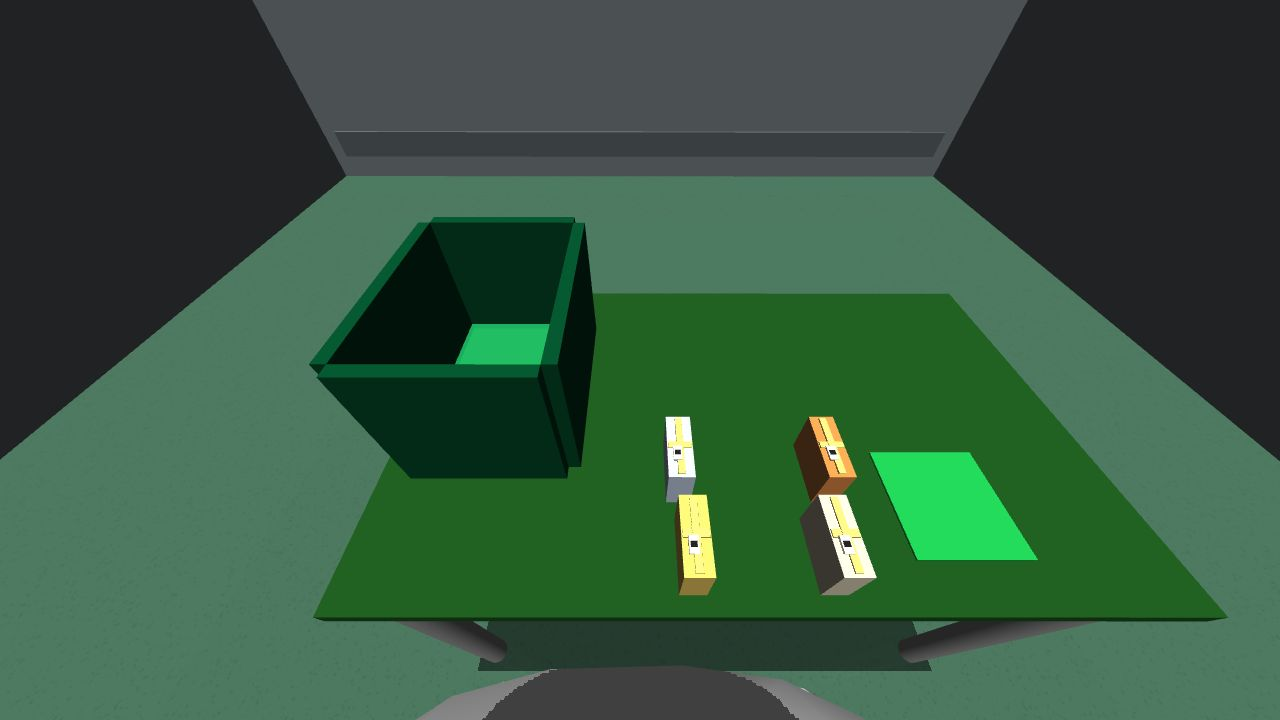
#> input picture data/scene1_parcel_yolo/images/train/seed_00003_view_1.jpg, 1280 x 720 px
$ python manual_labeler.py ../data/scene1_parcel_yolo/images/train
#> lines starting #> are read from the running program, lines starting #| are printed output that depends on the picture
#!/usr/bin/env python3
"""
manual_labeler.py — OpenCV 交互式标注工具 → YOLO 格式

操作:
  鼠标拖拽  — 画框
  0/1/2     — 切换类别 (part_a / part_b / part_c)
  D         — 删除上一个框
  C         — 清除所有框
  S         — 保存标注 (自动保存到 labels/ 目录)
  N / →     — 下一张
  P / ←     — 上一张
  Q / Esc   — 退出
  R         — 重置当前图片标注 (重新加载)

用法:
  python3 tools/manual_labeler.py my_images/                    # 图片目录
  python3 tools/manual_labeler.py my_images/ --classes part_a,part_b,part_c
"""

import argparse, json, os, sys
import cv2, numpy as np

CLASS_NAMES = ["part_a", "part_b", "part_c"]
CLASS_COLORS = [(255, 140, 50), (50, 140, 255), (200, 100, 255)]  # BGR

class Labeler:
    def __init__(self, img_dir, lbl_dir, class_names):
        self.img_dir = img_dir
        self.lbl_dir = lbl_dir
        self.class_names = class_names
        os.makedirs(lbl_dir, exist_ok=True)

        exts = {".jpg", ".jpeg", ".png", ".bmp"}
        self.files = sorted(
            f for f in os.listdir(img_dir)
            if os.path.splitext(f)[1].lower() in exts
        )
        if not self.files:
            print(f"No images found in {img_dir}")
            sys.exit(1)
        print(f"Found {len(self.files)} images")

        self.idx = 0
        self.img = None
        self.annotated = None
        self.boxes = []       # [(cls, x1, y1, x2, y2), ...]
        self.drawing = False
        self.pt1 = (0, 0)
        self.pt2 = (0, 0)
        self.cur_class = 0
        self.modified = False
        self.win = "manual_labeler"

        cv2.namedWindow(self.win, cv2.WINDOW_NORMAL)
        cv2.resizeWindow(self.win, 1280, 720)
        cv2.setMouseCallback(self.win, self._mouse)
        self._load()

    def _label_path(self, fname):
        stem = os.path.splitext(fname)[0]
        return os.path.join(self.lbl_dir, stem + ".txt")

    def _load(self):
        fname = self.files[self.idx]
        path = os.path.join(self.img_dir, fname)
        self.img = cv2.imread(path)
#> self.img is the input picture: shape (720, 1280, 3); mean B, G, R 63.4, 86.6, 53.9
        if self.img is None:
            print(f"WARN: cannot read {path}")
            return
        self.h, self.w = self.img.shape[:2]
#> self.h = 720; self.w = 1280

        # Load existing labels if present
        lp = self._label_path(fname)
        self.boxes = []
        if os.path.exists(lp):
            with open(lp) as f:
                for line in f:
                    parts = line.strip().split()
                    if len(parts) >= 5:
                        cls = int(parts[0])
                        cx, cy, bw, bh = float(parts[1]), float(parts[2]), float(parts[3]), float(parts[4])
                        x1 = int((cx - bw/2) * self.w)
                        y1 = int((cy - bh/2) * self.h)
                        x2 = int((cx + bw/2) * self.w)
                        y2 = int((cy + bh/2) * self.h)
                        self.boxes.append((cls, x1, y1, x2, y2))
        self.modified = False
        self._redraw()

    def _save(self):
        fname = self.files[self.idx]
        lp = self._label_path(fname)
        with open(lp, "w") as f:
            for cls, x1, y1, x2, y2 in self.boxes:
                cx = ((x1 + x2) / 2) / self.w
                cy = ((y1 + y2) / 2) / self.h
                bw = (x2 - x1) / self.w
                bh = (y2 - y1) / self.h
                f.write(f"{cls} {cx:.6f} {cy:.6f} {bw:.6f} {bh:.6f}\n")
        self.modified = False
        print(f"Saved: {lp} ({len(self.boxes)} boxes)")

    def _redraw(self):
        self.annotated = self.img.copy()
        for cls, x1, y1, x2, y2 in self.boxes:
            color = CLASS_COLORS[cls % len(CLASS_COLORS)]
            cv2.rectangle(self.annotated, (x1, y1), (x2, y2), color, 2)
            name = self.class_names[cls]
            cv2.putText(self.annotated, name, (x1, y1 - 4),
                        cv2.FONT_HERSHEY_SIMPLEX, 0.5, color, 1)
        # Status bar
        fname = self.files[self.idx]
        cls_name = self.class_names[self.cur_class]
        mod = " [MOD]" if self.modified else ""
        status = f"[{self.idx+1}/{len(self.files)}] {fname} | class={cls_name}({self.cur_class}) | boxes={len(self.boxes)}{mod}"
        self.annotated = cv2.copyMakeBorder(self.annotated, 0, 30, 0, 0,
                                            cv2.BORDER_CONSTANT, value=(40, 40, 40))
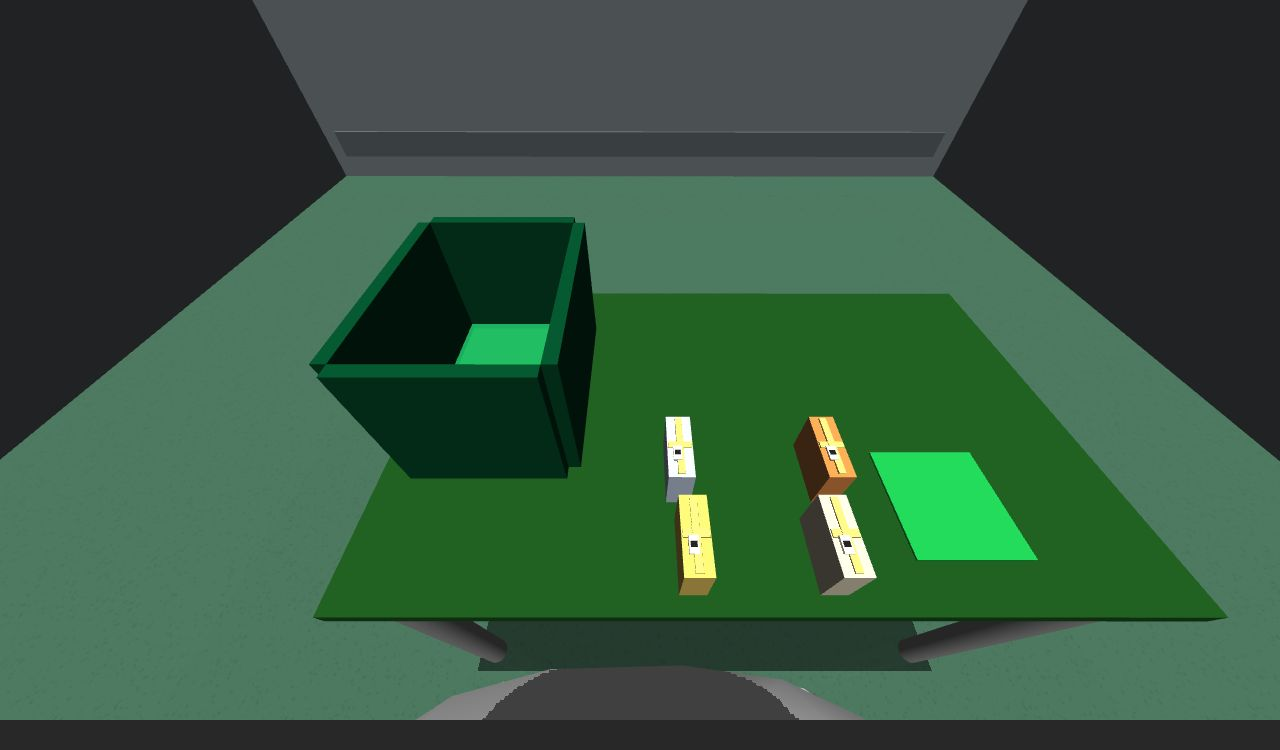
#> self.annotated: shape (750, 1280, 3); mean B, G, R 62.5, 84.7, 53.4
        cv2.putText(self.annotated, status, (8, self.h + 20),
                    cv2.FONT_HERSHEY_SIMPLEX, 0.5, (200, 200, 200), 1)
        # Help hint
        hint = "0-2:class  drag:bbox  S:save  N/P:nav  D:del  C:clear  Q:quit"
        cv2.putText(self.annotated, hint, (8, self.h - 8),
                    cv2.FONT_HERSHEY_SIMPLEX, 0.4, (120, 120, 120), 1)
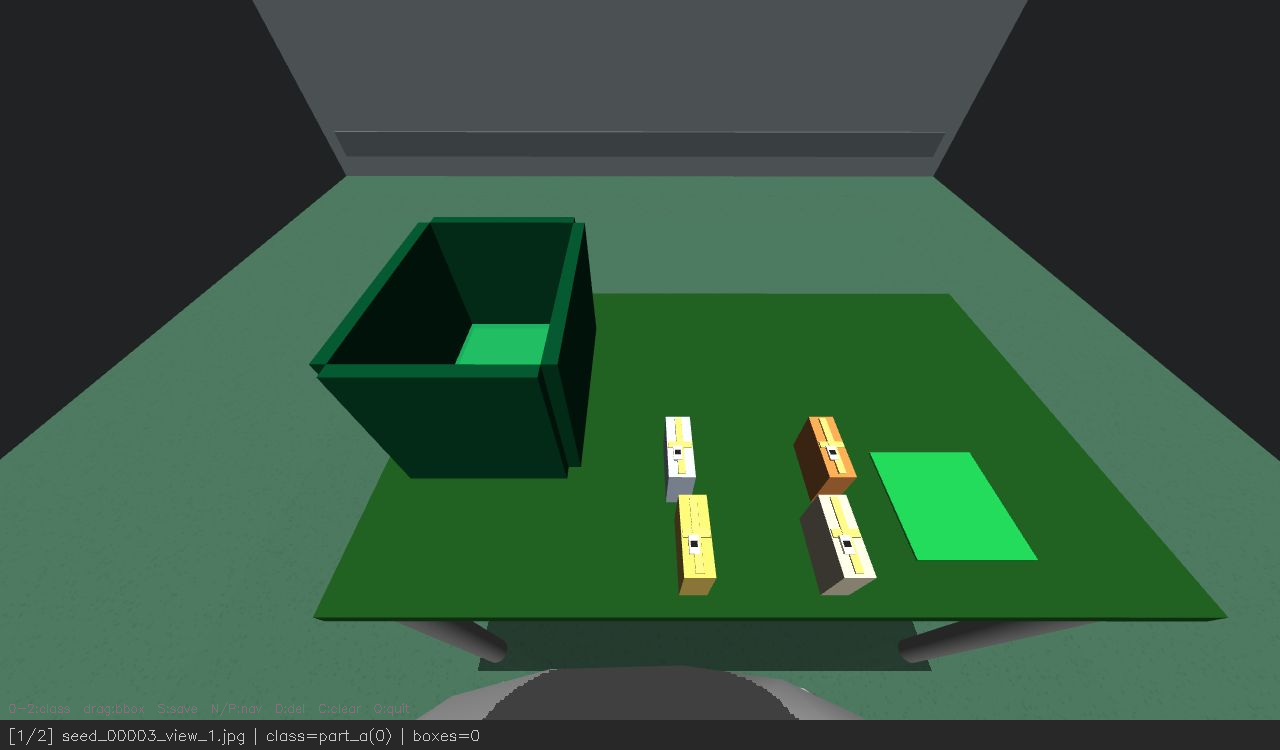
#> self.annotated: shape (750, 1280, 3); mean B, G, R 62.7, 84.9, 53.6

    def _mouse(self, event, x, y, flags, param):
        if y >= self.h:  # status bar
            return
        if event == cv2.EVENT_LBUTTONDOWN:
            self.drawing = True
            self.pt1 = (x, y)
            self.pt2 = (x, y)
        elif event == cv2.EVENT_MOUSEMOVE and self.drawing:
            self.pt2 = (x, y)
            tmp = self.annotated.copy()
            cv2.rectangle(tmp[:self.h], self.pt1, self.pt2, (0, 255, 0), 1)
            cv2.imshow(self.win, tmp)
        elif event == cv2.EVENT_LBUTTONUP:
            self.drawing = False
            x1, y1 = min(self.pt1[0], x), min(self.pt1[1], y)
            x2, y2 = max(self.pt1[0], x), max(self.pt1[1], y)
            if x2 - x1 > 5 and y2 - y1 > 5:
                self.boxes.append((self.cur_class, x1, y1, x2, y2))
                self.modified = True
            self._redraw()

    def run(self):
        while True:
            cv2.imshow(self.win, self.annotated)
            key = cv2.waitKey(0) & 0xFF
#> (key q is pressed here)

            if key in (27, ord("q")):  # ESC / Q
                if self.modified:
                    self._save()
                break
            elif key in (ord("n"), 83, 3):  # N / right
                if self.modified:
                    self._save()
                self.idx = min(self.idx + 1, len(self.files) - 1)
                self._load()
            elif key in (ord("p"), 81, 2):  # P / left
                if self.modified:
                    self._save()
                self.idx = max(self.idx - 1, 0)
                self._load()
            elif key == ord("s"):
                self._save()
                self._redraw()
            elif key == ord("d"):  # Delete last
                if self.boxes:
                    self.boxes.pop()
                    self.modified = True
                    self._redraw()
            elif key == ord("c"):  # Clear all
                self.boxes.clear()
                self.modified = True
                self._redraw()
            elif key == ord("r"):  # Reload
                self._load()
            elif key in (ord("0"), ord("1"), ord("2")):
                self.cur_class = key - ord("0")
                self._redraw()

        cv2.destroyAllWindows()

def main():
    p = argparse.ArgumentParser(description="Manual YOLO labeler")
    p.add_argument("img_dir", help="Directory of images to label")
    p.add_argument("--lbl-dir", default=None, help="Label output dir (default: img_dir/../labels)")
    p.add_argument("--classes", default="part_a,part_b,part_c",
                   help="Comma-separated class names")
    args = p.parse_args()

    classes = [s.strip() for s in args.classes.split(",")]
    lbl_dir = args.lbl_dir or os.path.join(os.path.dirname(args.img_dir.rstrip("/")), "labels")

    Labeler(args.img_dir, lbl_dir, classes).run()

if __name__ == "__main__":
    main()

$ run again, on data/scene1_parcel_yolo/images/train/seed_00019_view_0.jpg
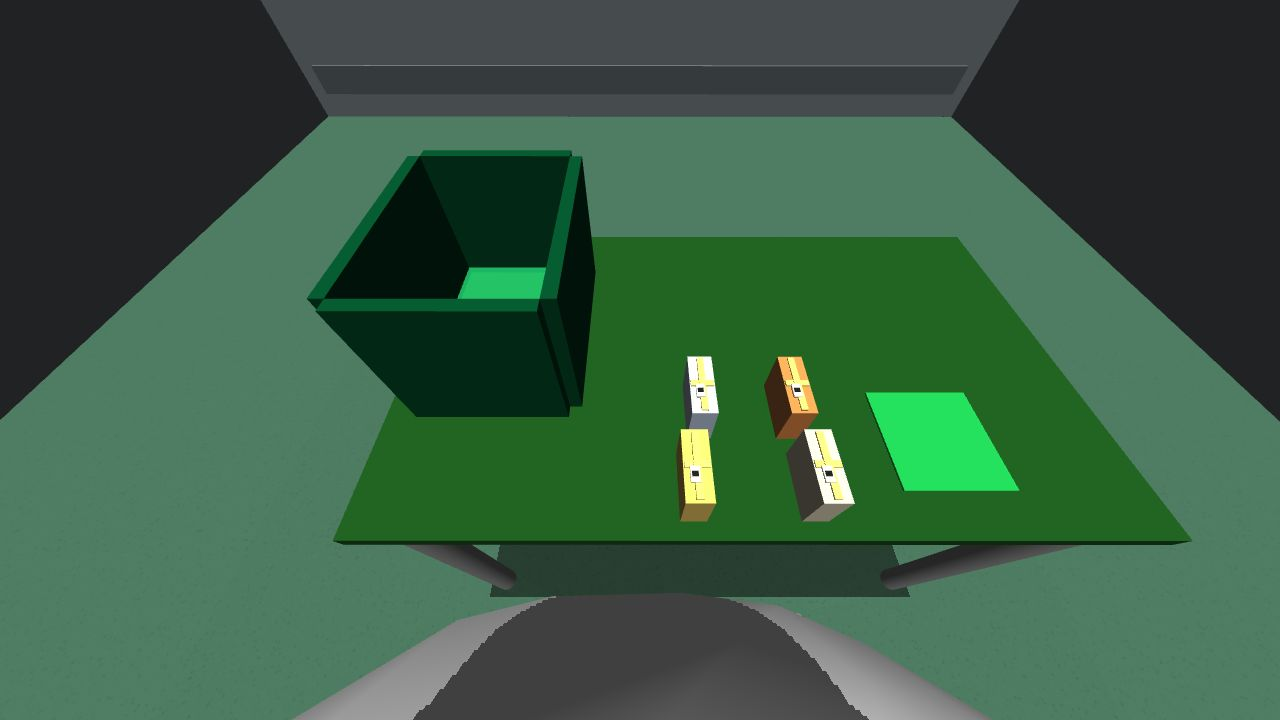
#> input picture data/scene1_parcel_yolo/images/train/seed_00019_view_0.jpg, 1280 x 720 px
#> in _load, self.img is the input picture: shape (720, 1280, 3); mean B, G, R 67.5, 91.6, 57.2
#> in _redraw, `self.annotated = cv2.copyMakeBorder(self.annotated, 0, 30, 0, 0, cv2.B..`:
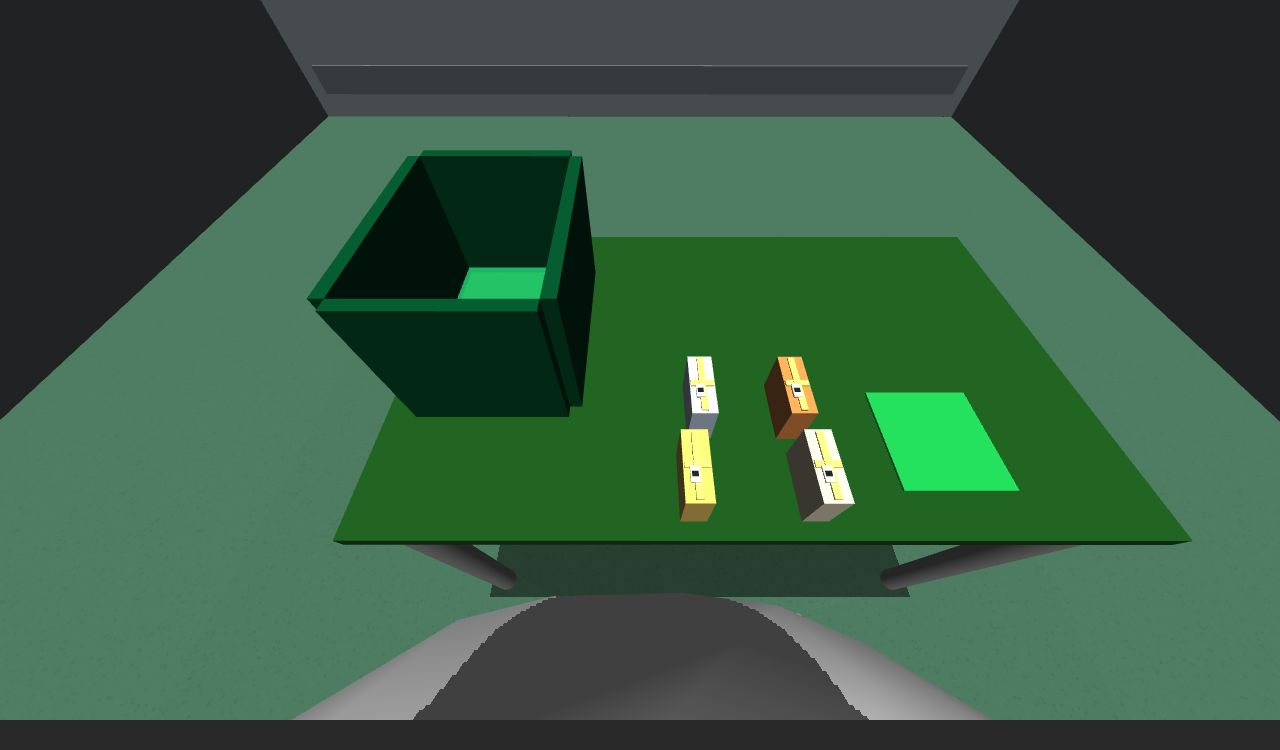
#> self.annotated: shape (750, 1280, 3); mean B, G, R 66.4, 89.6, 56.6
#> in _redraw, `cv2.putText(self.annotated, hint, (8, self.h - 8), cv2.FONT_HERSHEY_SI..`:
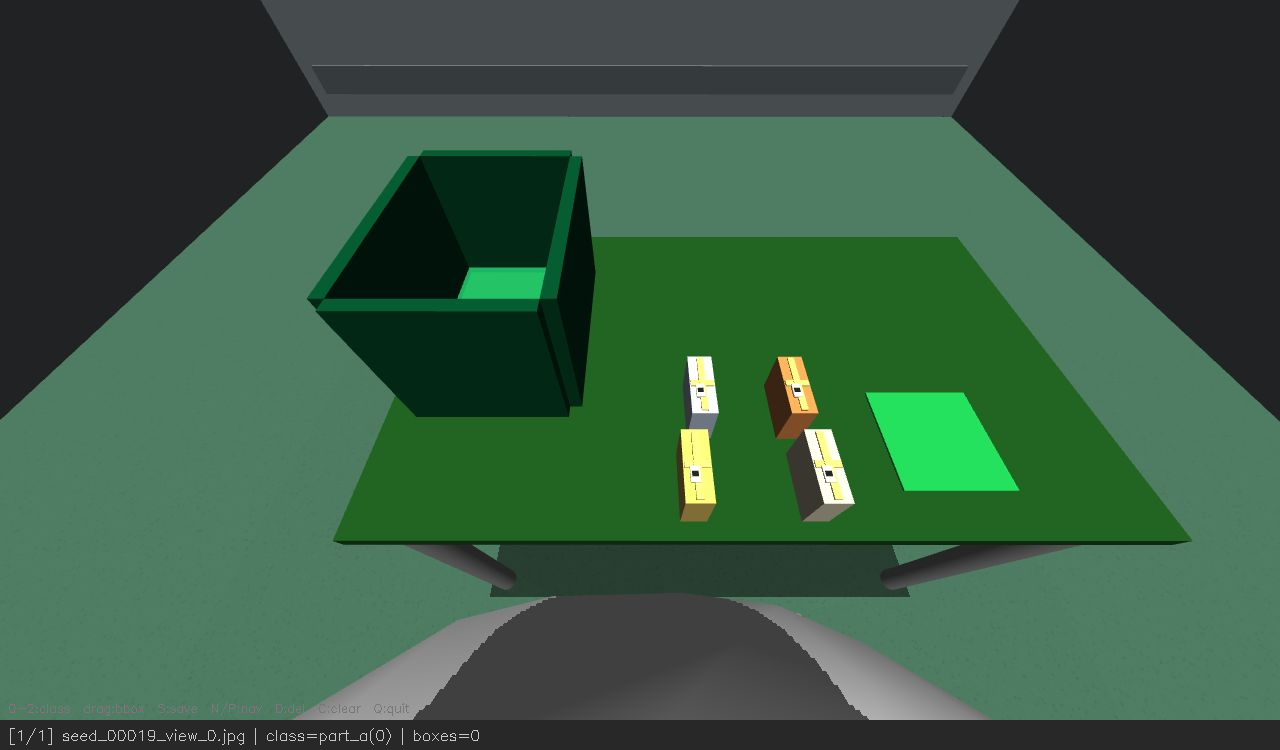
#> self.annotated: shape (750, 1280, 3); mean B, G, R 66.6, 89.7, 56.7
